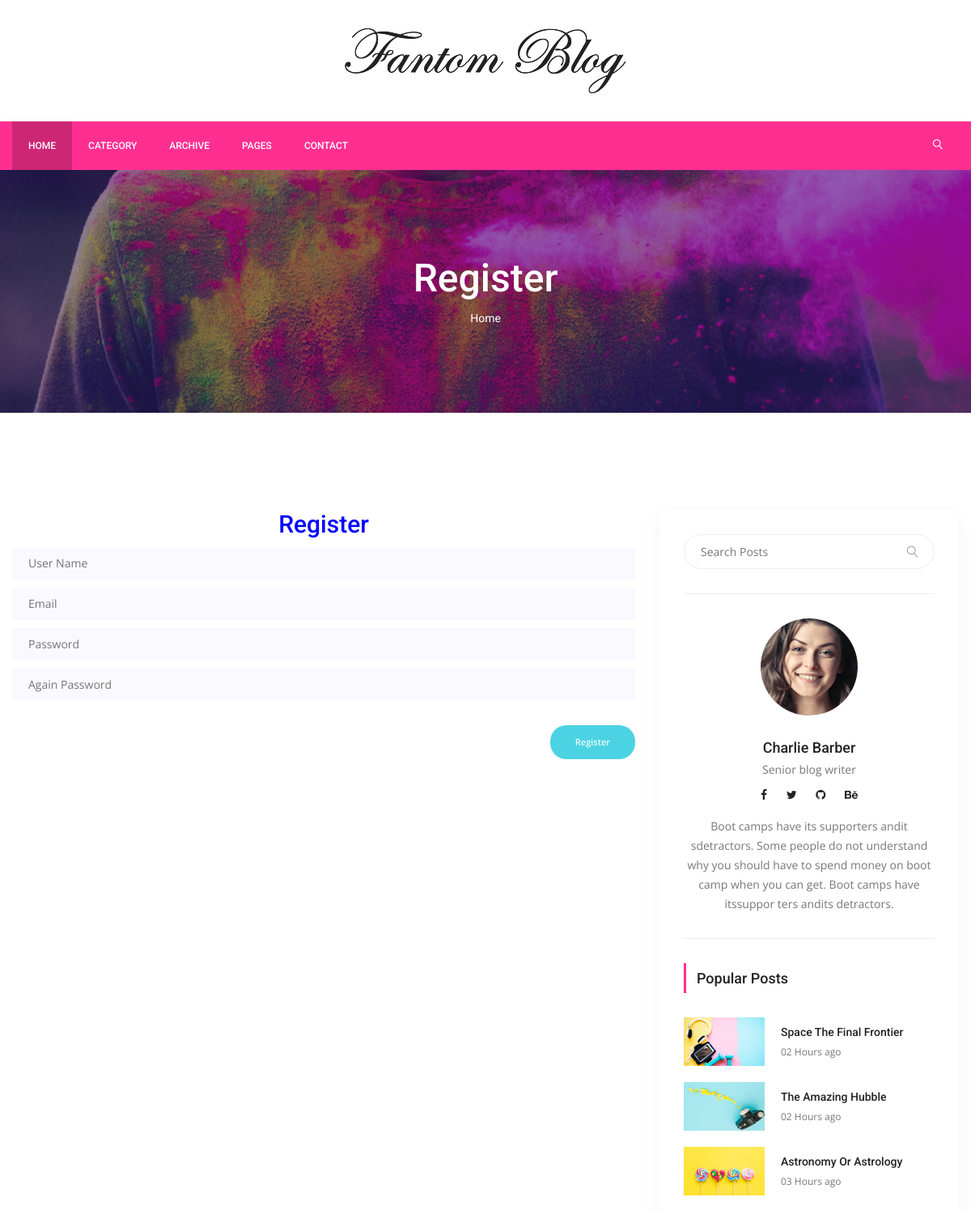
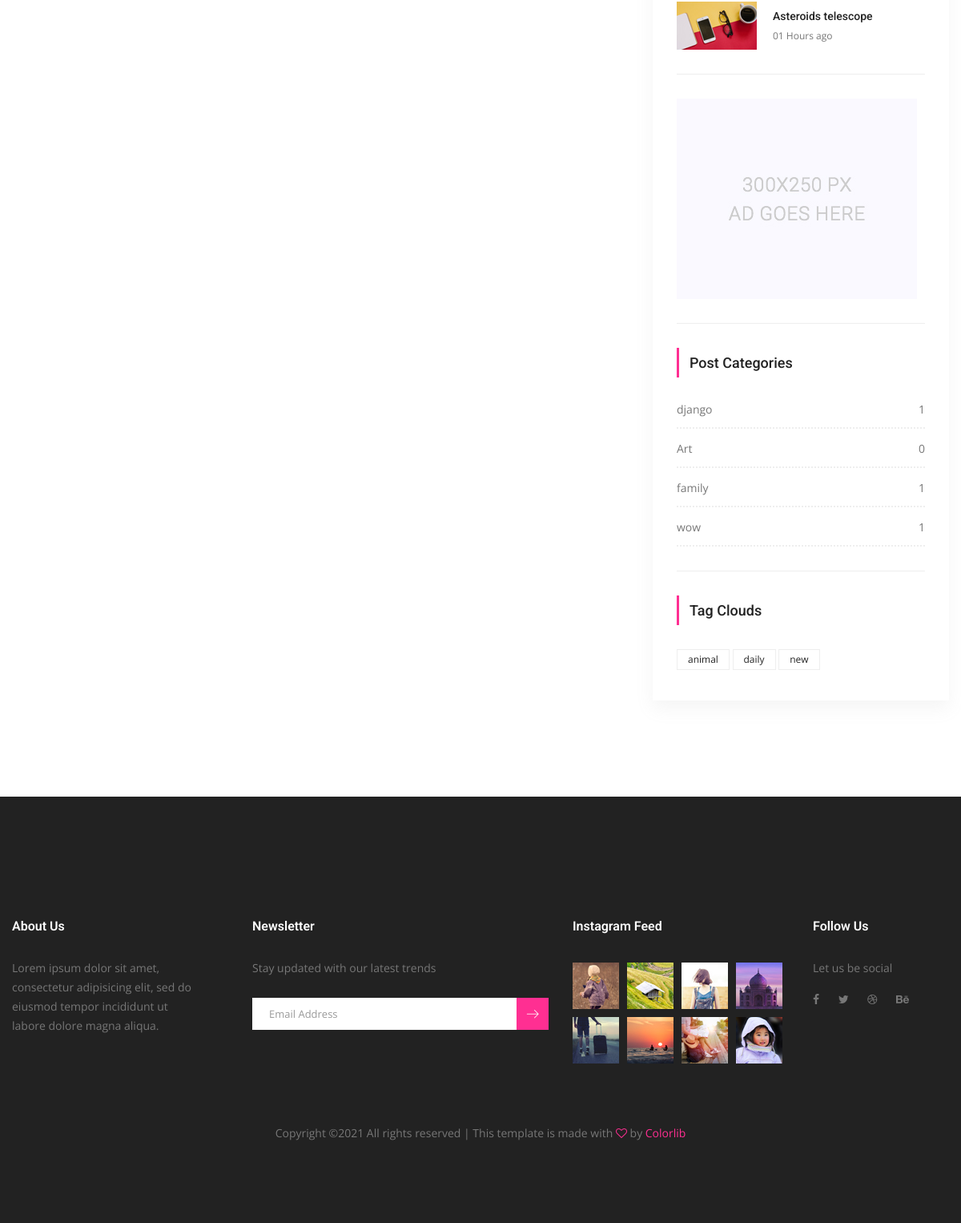
The page /users/register/ on the database its author committed (2 pictures, top to bottom).
### posts/models.py (models this page shows, shortened)
class Category(models.Model):
    title = models.CharField(max_length=150)
    slug = models.SlugField(default = "slug")
    def post_count(self):
        return self.posts.all().count()

class Tag(models.Model):
    title = models.CharField( max_length=50)
    slug = models.SlugField(editable =False)

### users/views.py (the view)
# urls.py: path("register/",RegisterView.as_view()  ,name="register"),
class RegisterView(CreateView):
    template_name = 'users/register.html'
    form_class= RegisterFrom
    success_url = '/'

### users/forms.py
class RegisterFrom(UserCreationForm):
    username = forms.CharField(max_length=50)
    email = forms.EmailField(max_length=50)
    password1 = forms.CharField()
    password2 = forms.CharField()
    class Meta(UserCreationForm):
        model = User
        fields =('username','email','password1','password2')

### posts/templatetags/custom_tags.py (called while the page is built)
@register.simple_tag(name="categories")
def all_catagories():
    return Category.objects.all()

@register.simple_tag(name="tags")
def all_tags():
    return Tag.objects.all()

### templates/users/register.html (shortened to what this page needs)
{% extends 'base.html' %}
{% load static %}
{% block content %}
<section class="banner_area">
    <div class="banner_inner d-flex align-items-center">
        <div class="overlay bg-parallax" data-stellar-ratio="0.9" data-stellar-vertical-offset="0" data-background="">
        </div>
        <div class="container">
            <div class="banner_content text-center">
                <h2>Register</h2>
                <div class="page_link">
                    <a href="{% url 'index' %}">Home</a>
                </div>
            </div>
        </div>
    </div>
</section>
<section class="blog_area p_120">
    <div class="container">
        <div class="row">
            <div class="col-lg-8">
                <h2 style="text-align:center;color:blue">Register</h2>
                <div class="blog_left_sidebar">
                    <form method="post">
                                <div class="mt-10">
										<input type="text" name="username" placeholder="User Name" onfocus="this.placeholder = ''" onblur="this.placeholder = 'User Name'" required="" class="single-input">
									</div>
                                <div class="mt-10">
										<input type="text" name="email" placeholder="Email" onfocus="this.placeholder = ''" onblur="this.placeholder = 'Email'" required="" class="single-input">
									</div>
                                <div class="mt-10">
										<input type="password" name="password1" placeholder="Password" onfocus="this.placeholder = ''" onblur="this.placeholder = 'Password'" required="" class="single-input">
									</div>
                                <div class="mt-10">
										<input type="password" name="password2" placeholder="Again Password" onfocus="this.placeholder = ''" onblur="this.placeholder = 'Again Password'" required="" class="single-input">
									</div>
                                <input type="submit" class="genric-btn success circle" style="float:right;margin-top:30px" value="Register">
                            </form>
                </div>
            </div>
            {% include 'right_side.html' %}
        </div>
    </div>
</section>
{% endblock %}

### templates/right_side.html
{% load static %}
{% load custom_tags %}
<div class="col-lg-4">
    <div class="blog_right_sidebar">
        <aside class="single_sidebar_widget search_widget">
            <div class="input-group">
                <input type="text" class="form-control" placeholder="Search Posts">
                <span class="input-group-btn">
                    <button class="btn btn-default" type="button"><i class="lnr lnr-magnifier"></i></button>
                </span>
            </div>
            <div class="br"></div>
        </aside>
        <aside class="single_sidebar_widget author_widget">
            <img class="author_img rounded-circle" src="{% static "img/blog/author.png" %}" alt="">
            <h4>Charlie Barber</h4>
            <p>Senior blog writer</p>
            <div class="social_icon">
                <a href="#"><i class="fa fa-facebook"></i></a>
                <a href="#"><i class="fa fa-twitter"></i></a>
                <a href="#"><i class="fa fa-github"></i></a>
                <a href="#"><i class="fa fa-behance"></i></a>
            </div>
            <p>Boot camps have its supporters andit sdetractors. Some people do not understand why you
                should have to spend money on boot camp when you can get. Boot camps have itssuppor ters
                andits detractors.</p>
            <div class="br"></div>
        </aside>
        <aside class="single_sidebar_widget popular_post_widget">
            <h3 class="widget_title">Popular Posts</h3>
            <div class="media post_item">
                <img src="{% static "img/blog/popular-post/post1.jpg" %}" alt="post">
                <div class="media-body">
                    <a href="blog-details.html">
                        <h3>Space The Final Frontier</h3>
                    </a>
                    <p>02 Hours ago</p>
                </div>
            </div>
            <div class="media post_item">
                <img src="{% static "img/blog/popular-post/post2.jpg" %}" alt="post">
                <div class="media-body">
                    <a href="blog-details.html">
                        <h3>The Amazing Hubble</h3>
                    </a>
                    <p>02 Hours ago</p>
                </div>
            </div>
            <div class="media post_item">
                <img src="{% static "img/blog/popular-post/post3.jpg" %}" alt="post">
                <div class="media-body">
                    <a href="blog-details.html">
                        <h3>Astronomy Or Astrology</h3>
                    </a>
                    <p>03 Hours ago</p>
                </div>
            </div>
            <div class="media post_item">
                <img src="{% static "img/blog/popular-post/post4.jpg" %}" alt="post">
                <div class="media-body">
                    <a href="blog-details.html">
                        <h3>Asteroids telescope</h3>
                    </a>
                    <p>01 Hours ago</p>
                </div>
            </div>
            <div class="br"></div>
        </aside>
        <aside class="single_sidebar_widget">
            <a href="#"><img class="img-fluid" src="{% static "img/blog/add.jpg" %}" alt=""></a>
            <div class="br"></div>
        </aside>
        <aside class="single_sidebar_widget post_category_widget">
            <h4 class="widget_title">Post Categories</h4>
            <ul class="list cat-list">
                {% categories as categories %}
                {% for category in categories %}
                <li>
                    <a href="{% url 'category_detail' pk=category.pk slug=category.slug %}" class="d-flex justify-content-between">
                        <p>{{ category.title }}</p>
                        <p>{{ category.post_count }}</p>
                    </a>
                </li>
                {% endfor %}
            </ul>
            <div class="br"></div>
        </aside>
        <aside class="single-sidebar-widget tag_cloud_widget">
            <h4 class="widget_title">Tag Clouds</h4>
            <ul class="list">
            {% tags as tags %}
            {% for tag in tags %}
                <li><a href="{% url 'tag_detail' pk=tag.pk slug=tag.slug %}">{{tag.title}}</a></li>
            {% endfor %}
            </ul>
        </aside>
    </div>
</div>

### rows shown on the page
Category: title "django", post_count "1"
Category: title "Art", post_count "0"
Category: title "family", post_count "1"
Category: title "wow", post_count "1"
Tag: title "animal"
Tag: title "daily"
Tag: title "new"
